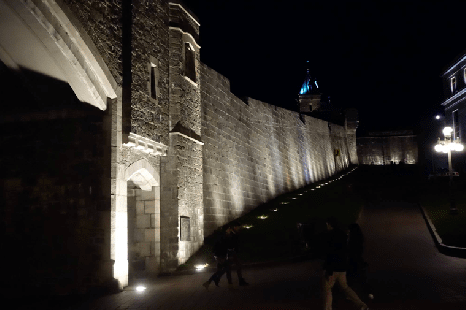
#> input picture Practice 2/images/calle.png, 466 x 310 px, given in place of img_orig.png, which was not available
$ python ej_2.py
#> lines starting #> are read from the running program, lines starting #| are printed output that depends on the picture; pictures that were not available may be replaced by others from this repository, and a replacement may not be noted
"""
Queremos visualizar la misma imagen que has elegido en el ejercicio anterior, pero ahora en niveles de gris. Para ello,
utiliza la funciónrgb2gray para obtener una imagen en niveles de gris para cada una de las 7 imágenes en color
visualizadas en el ejercicio anterior. Muestra las 7 imágenes en niveles de gris junto con sus correspondientes
histogramas y comenta los resultados obtenidos.
"""

import skimage as ski
import matplotlib.pyplot as plt
from skimage.color import rgb2gray

# Crear una figura con 7 filas y 2 columnas
fig, axs = plt.subplots(7, 2, layout="constrained")

# Lista de nombres de las imágenes
nombres = ["img_orig", "img_clara", "img_clara_2", "img_eq", "img_eq_adapt_2", "img_eq_adapt_4",
           "img_eq_adapt_8"]

for n, imagen in enumerate(nombres):
    # Cargar la imagen original
    img_original = ski.io.imread(f'images/{imagen}.png')
#> img_original is the input picture: shape (310, 466, 3); mean R, G, B 45.7, 41.5, 37.5

    # Convertir la imagen a niveles de gris
    img_gray = rgb2gray(img_original)
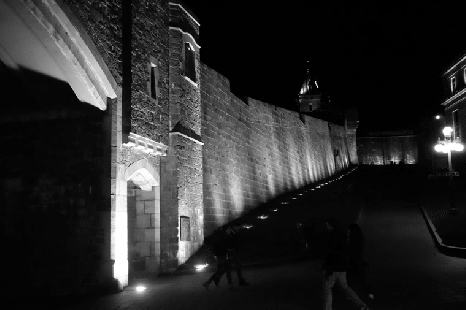
#> img_gray: shape (310, 466) float64; min 0.00365, max 1, mean 0.165
    img_gray = ski.util.img_as_ubyte(img_gray)

    # Calcular el histograma de la imagen en niveles de gri
    h_gray, c_gray = ski.exposure.histogram(img_gray)
#> h_gray = 255 values, max 27672 at index 0, min 0 at index 1, mean 566.5; c_gray = 255 values from 1 to 255

    axs[n, 0].imshow(img_gray, cmap=plt.cm.gray)

    # Mostrar el histograma en la segunda columna de la fila actual
    axs[n, 1].bar(c_gray, h_gray, 1.1)
#> pass 2 of the loop `for n, imagen in enumerate(nombres):`:
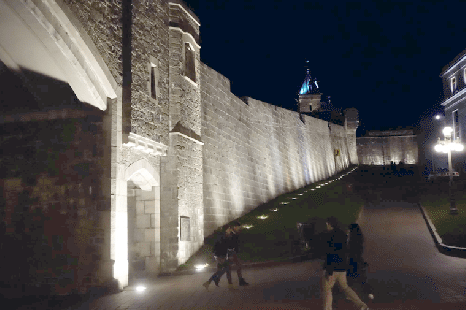
#> input picture Practice 2/images/img_clara.png, 466 x 310 px
#> img_original is the input picture: shape (310, 466, 3); mean R, G, B 82.8, 80.3, 79.9
#> `img_gray = rgb2gray(img_original)`:
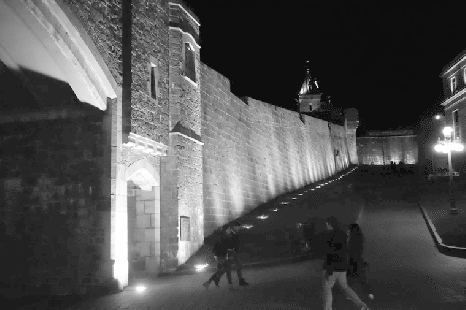
#> img_gray: shape (310, 466) float64; min 0.0528, max 1, mean 0.317
#> h_gray = 243 values, max 23912 at index 1, min 0 at index 2, mean 594.5; c_gray = 243 values from 13 to 255
#> pass 3 of the loop `for n, imagen in enumerate(nombres):`:
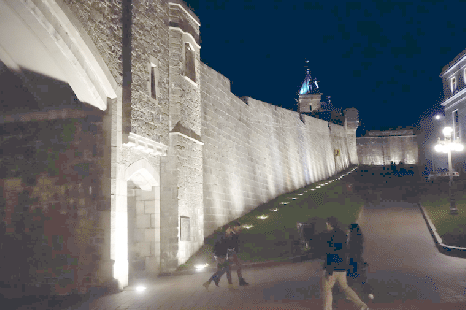
#> input picture Practice 2/images/img_clara_2.png, 466 x 310 px
#> img_original is the input picture: shape (310, 466, 3); mean R, G, B 107.6, 109.9, 112.2
#> `img_gray = rgb2gray(img_original)`:
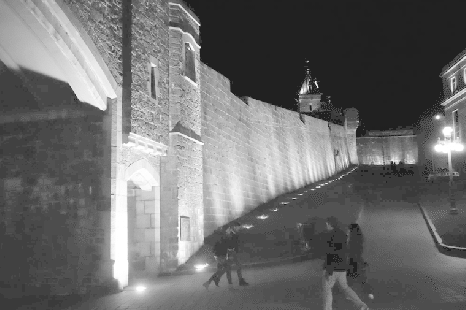
#> img_gray: shape (310, 466) float64; min 0.129, max 1, mean 0.43
#> h_gray = 223 values, max 23912 at index 1, min 0 at index 2, mean 647.8; c_gray = 223 values from 33 to 255
#> (the run stopped early here; a loop or call above may not have finished)
